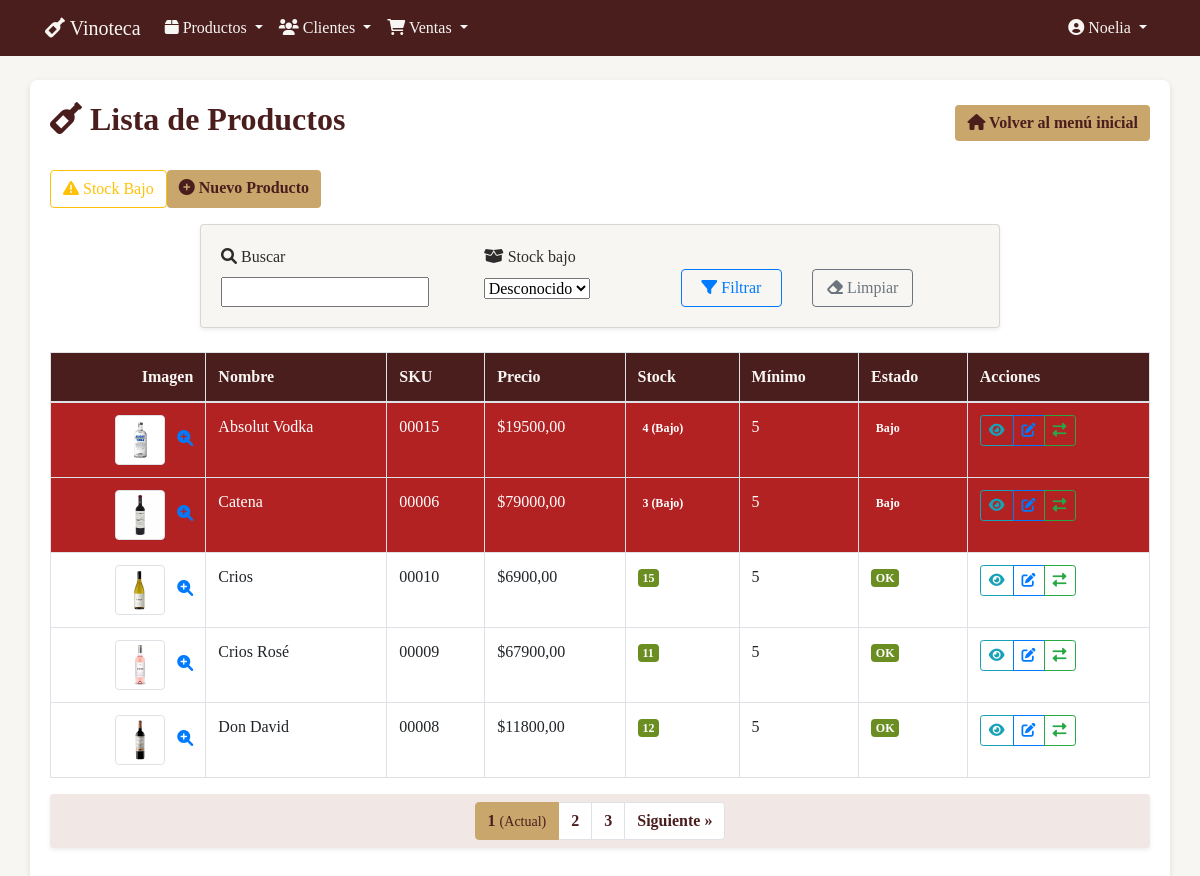
/productos/ (signed in), run on an earlier commit of the app's database.
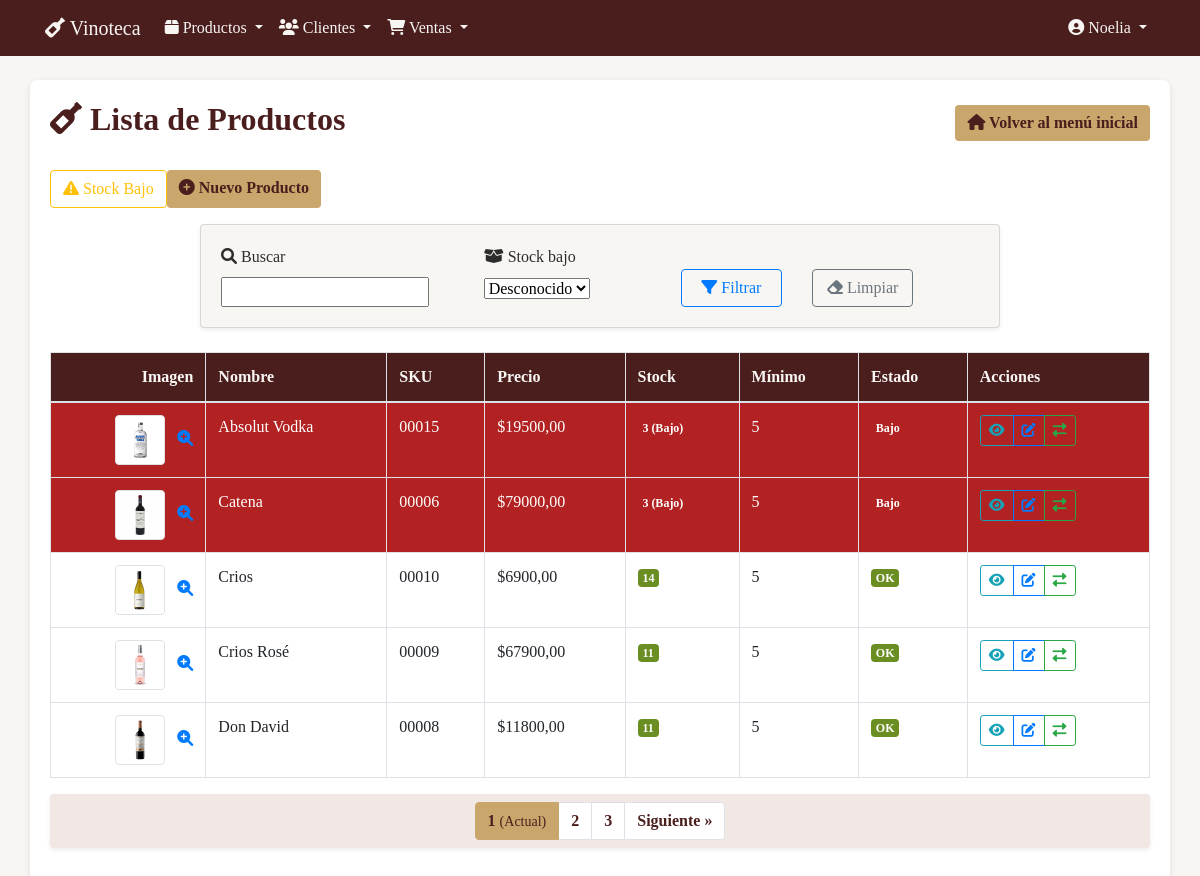
And on a later commit of the database.
### productos/models.py (models this page shows, shortened)
class Producto(models.Model):
    nombre = models.CharField("Nombre", max_length=50)
    descripcion = models.CharField("Descripción", max_length=200)
    precio = models.DecimalField("Precio", max_digits=10, decimal_places=2)
    stock = models.PositiveIntegerField("Stock", default=0)
    stock_minimo = models.IntegerField("Stock Mínimo", default=5)
    sku = models.CharField(
        "SKU",
        max_length=50,
        unique=True,
        blank=False,
        help_text="Debe coincidir con el nombre del archivo de imagen (sin extensión)"
    )
    imagen = models.ImageField(
        "Imagen",
        upload_to=get_image_path,
        validators=[validate_image_size],
        blank=True,
        null=True,
        help_text="Formatos permitidos: jpg, png, gif. Tamaño máximo: 5MB"
    )
    fecha_creacion = models.DateTimeField("Fecha de creación", auto_now_add=True)
    fecha_actualizacion = models.DateTimeField("Fecha de actualización", auto_now=True)
    class Meta:
        verbose_name = "Producto"
        verbose_name_plural = "Productos"
        ordering = ["nombre"]

### productos/views.py (the view)
# urls.py: path('', views.ProductoListView.as_view(), name='producto_list'),
class ProductoListView(LoginRequiredMixin, PermissionRequiredMixin, FilterView):
    model = Producto
    filterset_class = ProductoFilter
    template_name = 'productos/producto_list.html'
    context_object_name = 'productos'
    paginate_by = 5
    permission_required = 'productos.view_producto'

### templates/productos/producto_list.html (shortened to what the changed rows need)
{% extends 'base.html' %}
{% load bootstrap4 %}
{% load static %}
{% load crispy_forms_tags %}
{% block header %}<i class="fas fa-wine-bottle"></i> Lista de Productos{% endblock %}
{% block content %}
{% if productos %}
<div class="table-responsive">
  <table class="table table-bordered table-hover" style="background-color: #fff;">
    <thead style="background-color: #4B1E1E; color: #F8F6F3;">
      <tr>
        <th class="text-right">Imagen</th>
        <th>Nombre</th>
        <th>SKU</th>
        <th>Precio</th>
        <th>Stock</th>
        <th>Mínimo</th>
        <th>Estado</th>
        <th>Acciones</th>
      </tr>
    </thead>
    <tbody>
      {% for producto in productos %}
      <tr style="{% if producto.stock < producto.stock_minimo %}background-color:#B22222; color:#fff;{% endif %}">
        <td class="text-right">
          {% if producto.imagen %}
            <a href="#" data-toggle="modal" data-target="#imagenModal{{ producto.id }}">
              <img src="{{ producto.imagen.url }}"
                   alt="{{ producto.nombre }}"
                   class="img-thumbnail"
                   style="width: 50px; height: 50px;">
              <i class="fas fa-search-plus text-primary ml-2"></i>
            </a>
          {% else %}
            <img src="{% static 'img/productos/default.jpg' %}"
                 alt="Sin imagen"
                 class="img-thumbnail"
                 style="width: 50px; height: 50px;">
          {% endif %}
        </td>
        <td>{{ producto.nombre }}</td>
        <td>{{ producto.sku }}</td>
        <td>${{ producto.precio }}</td>
        <td>
          {% if producto.stock < producto.stock_minimo %}
            <span class="badge" style="background-color:#B22222; color:#fff;">{{ producto.stock }} (Bajo)</span>
          {% else %}
            <span class="badge" style="background-color:#6B8E23; color:#fff;">{{ producto.stock }}</span>
          {% endif %}
        </td>
        <td>{{ producto.stock_minimo }}</td>
        <td>
          {% if producto.stock < producto.stock_minimo %}
            <span class="badge" style="background-color:#B22222; color:#fff;">Bajo</span>
          {% else %}
            <span class="badge" style="background-color:#6B8E23; color:#fff;">OK</span>
          {% endif %}
        </td>
        <td>
          <div class="btn-group btn-group-sm">
            <a href="{% url 'productos:producto_detail' producto.pk %}" class="btn btn-outline-info" title="Ver detalle">
              <i class="fas fa-eye"></i>
            </a>
            <a href="{% url 'productos:producto_update' producto.pk %}" class="btn btn-outline-primary" title="Editar">
              <i class="fas fa-edit"></i>
            </a>
            <a href="{% url 'productos:movimiento_create' producto.pk %}" class="btn btn-outline-success" title="Movimiento">
              <i class="fas fa-exchange-alt"></i>
            </a>
          </div>
        </td>
      </tr>
      {% endfor %}
    </tbody>
  </table>
</div>
{% else %}
<div class="alert alert-info">
  <i class="fas fa-info-circle"></i> No hay productos registrados.
  <a href="{% url 'productos:producto_create' %}" class="btn btn-vinoteca btn-sm ml-2">Agregar primer producto</a>
</div>
{% endif %}
{% endblock %}

What changed in the data, as far as the page shows it:
changed Producto "Absolut Vodka": stock "4" → "3"
changed Producto "Crios": stock "15" → "14"
changed Producto "Don David": stock "12" → "11"
